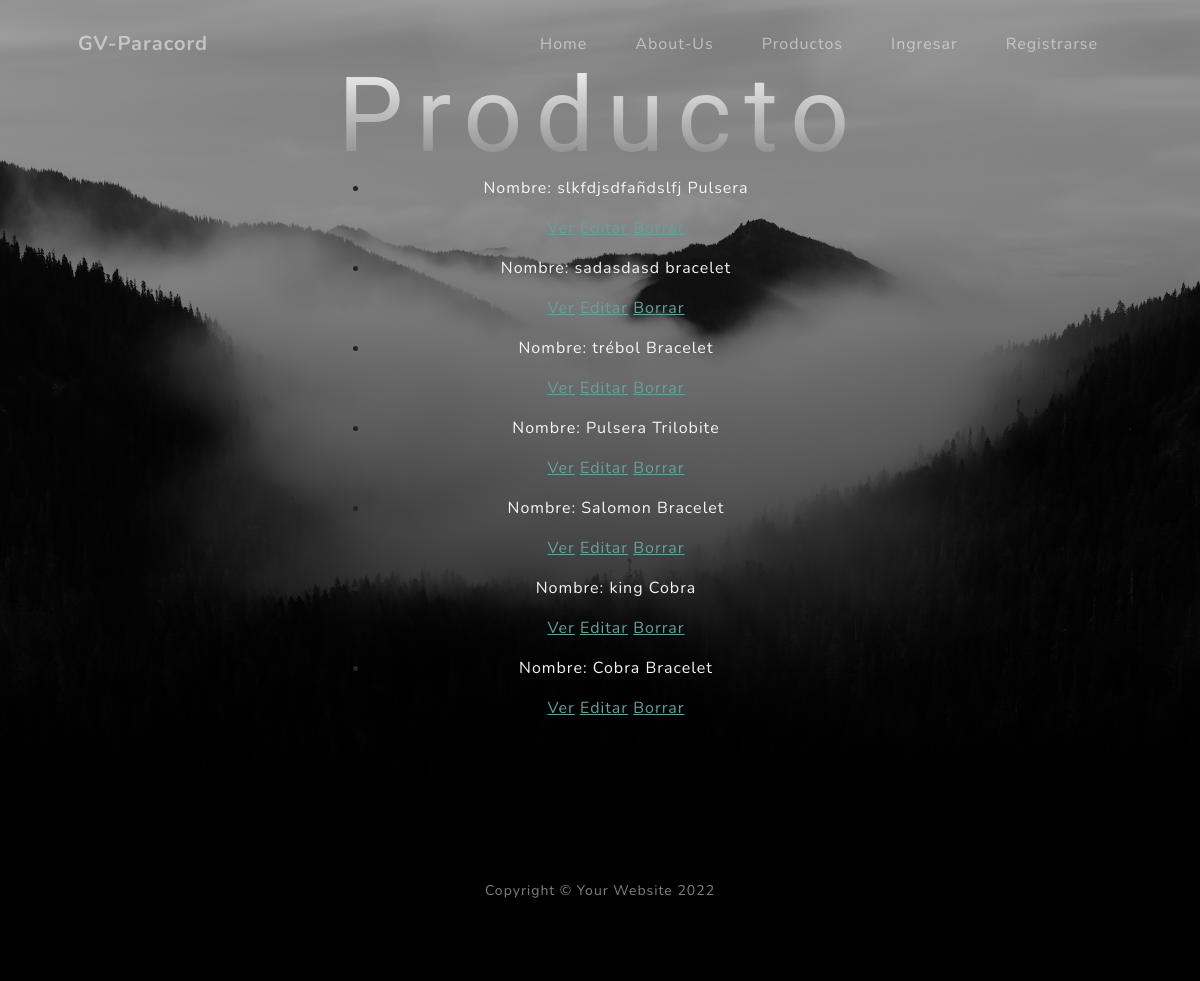
Page /producto/list on the committed database.
### AppECP/models.py (models this page shows, shortened)
class Producto(models.Model):
	nombre = models.CharField(max_length=250, verbose_name='Nombre')
	encabezado = models.TextField(verbose_name='Encabezado')
	contenido = models.TextField(verbose_name='Contenido')
	image = models.ImageField(default='producto/image_user.png',upload_to='producto/', null=True, blank=True, verbose_name='Imagen')
	precio = models.FloatField()
	category = models.ForeignKey(Categorias, on_delete=models.CASCADE, related_name='get_posts', verbose_name='Categoría')
	fabricante = models.ForeignKey(User, on_delete=models.CASCADE, related_name='get_posts', verbose_name='Fabricante')
	creacion = models.DateTimeField(auto_now_add=True, verbose_name='Fecha de creación')
	modificacion = models.DateTimeField(auto_now=True, verbose_name='Fecha de modificación')
	class Meta:
		verbose_name = 'Producto'
		verbose_name_plural = 'Productos'
		ordering = ['-creacion']

### AppECP/views.py (the view)
# urls.py: path('producto/list', views.ProductoList.as_view(), name='List'),
class ProductoList(ListView):
    model = Producto
    template_name = "AppECP/producto_list.html"

### AppECP/templates/AppECP/producto_list.html (shortened to what this page needs)
<!DOCTYPE html>
<html lang="en">
    <head>
        {% load static %}
        <link href="{% static 'css/styles.css'%}" rel="stylesheet" />
    </head>
    <body id="page-top">
        <nav class="navbar navbar-expand-lg navbar-light fixed-top" id="mainNav">
            <div class="container px-4 px-lg-5">
                <a class="navbar-brand" href="#page-top">GV-Paracord</a>
                <div class="collapse navbar-collapse" id="navbarResponsive">
                    <ul class="navbar-nav ms-auto">
                        <li class="nav-item"><a class="nav-link" href={% url 'home' %}>Home</a></li>
                        <li class="nav-item"><a class="nav-link" href={% url 'aboutus' %}>About-Us</a></li>
                        <li class="nav-item"><a class="nav-link" href={% url 'products' %}>Productos</a></li>
                        {% if request.user.is_authenticated %}
                        <li class="nav-item"><a class="nav-link" href={% url 'logout' %}>Salir</a></li>
                        {% else %}
                        <li class="nav-item"><a class="nav-link" href={% url 'login' %}>Ingresar</a></li>
                        <li class="nav-item"><a class="nav-link" href={% url 'register' %}>Registrarse</a></li>
                        {% endif %}
                    </ul>
                </div>
            </div>
        </nav>
        <header class="masthead">
            <div class="container px-4 px-lg-5 d-flex h-100 align-items-center justify-content-center">
                <div class="d-flex justify-content-center">
                    <div class="text-center">
                        <form method="post">
                            <h1> Producto</h1>
    <ul>
        {% for producto in object_list %}
            <li>
                <p style="color: whitesmoke;">Nombre: {{producto.nombre}}</p>
                <p>
                    <a href="{% url 'Detail' producto.id %}"> Ver</a>
                    <a href="{% url 'Edit' producto.id %}"> Editar</a>
                    <a href="{% url 'Delete' producto.id %}"> Borrar</a>
                </p>
            </li>
        {% endfor %}
    </ul>
                        </form>
                    </div>
                </div>
            </div>
        </header>
        <footer class="footer bg-black small text-center text-white-50"><div class="container px-4 px-lg-5">Copyright &copy; Your Website 2022</div></footer>
    </body>
</html>

### rows in the picture
Producto: nombre "slkfdjsdfañdslfj Pulsera"
Producto: nombre "sadasdasd bracelet"
Producto: nombre "trébol Bracelet"
Producto: nombre "Pulsera Trilobite"
Producto: nombre "Salomon Bracelet"
Producto: nombre "king Cobra"
Producto: nombre "Cobra Bracelet"
